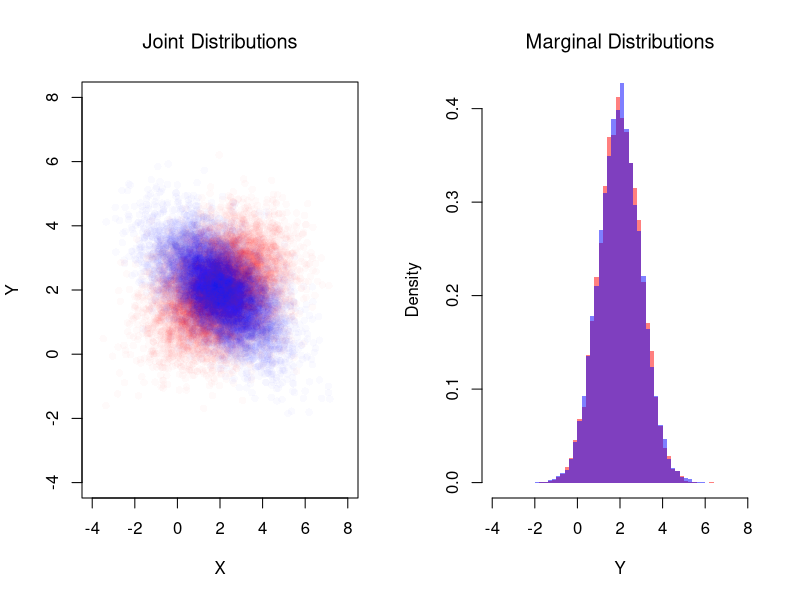
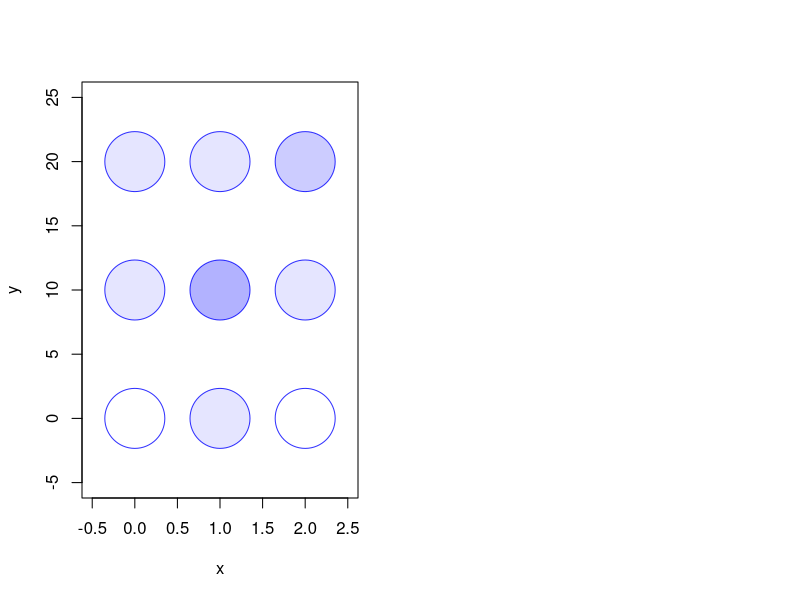

Here is the R script that generated these plots, in order:
## ---- chunk 1
# Create a 2x2 matrix for the joint distribution.
# Rows correspond to X (coin 1), and columns correspond to Y (coin 2).
probs <- c(0.25, 0.25, 0.25, 0.25) # Fair coin
P_xy <- matrix( probs, nrow = 2, ncol = 2)
rownames(P_xy) <- c('Y=0', 'Y=1')
colnames(P_xy) <- c('X=0', 'X=1')
P_xy

# Draw N bivariate observations
N <- 500
xy_vals <- expand.grid(y = 0:1, x = 0:1)
draws <- sample(nrow(xy_vals), N, replace = TRUE, prob = P_xy)
x_sim <- xy_vals[draws, 'x']
y_sim <- xy_vals[draws, 'y']

# With enough draws, empirical frequencies approach the true probabilities
table(y_sim, x_sim) / N
P_xy
## ---- chunk 2
# Compute the marginal distributions.
# Marginal for X: sum across columns.
P_x <- colSums(P_xy)
P_x
# Marginal for Y: sum across rows.
P_y <- rowSums(P_xy)
P_y

# Compute the conditional probabilities Prob(Y | X).
PY_x <- matrix(0, nrow = 2, ncol = 2)
for (j in c(1, 2)) {
  PY_x[, j] <- P_xy[, j] / P_x[j]
}
rownames(PY_x) <- c('Y=0', 'Y=1')
colnames(PY_x) <- c('given X=0', 'given X=1')
PY_x
## ---- chunk 3
# Create the joint distribution matrix for the unfair coin case.
probs <- c(0.5, 0, 0, 0.5) # unfair coin

P_xy <- matrix( probs, nrow = 2, ncol = 2)
rownames(P_xy) <- c('Y=0', 'Y=1')
colnames(P_xy) <- c('X=0', 'X=1')
P_xy


# Compute the marginal distributions.
# Marginal for X: sum across columns.
P_x <- colSums(P_xy)
P_x
# Marginal for Y: sum across rows.
P_y <- rowSums(P_xy)
P_y

# Compute the conditional probabilities Prob(Y | X).
PY_x <- matrix(0, nrow = 2, ncol = 2)
for (j in c(1, 2)) {
  PY_x[, j] <- P_xy[, j] / P_x[j]
}
rownames(PY_x) <- c('Y=0', 'Y=1')
colnames(PY_x) <- c('given X=0', 'given X=1')
PY_x
## ---- chunk 4
probs <- c(0.4, 0.2, 0.1, 0.3)
P_xy <- matrix(probs, nrow = 2,
  dimnames = list(c('Y=0', 'Y=1'), c('X=0', 'X=1')))

# Draw N bivariate observations
xy_vals <- expand.grid(y = 0:1, x = 0:1)
N <- 500
draws <- sample(nrow(xy_vals), N, replace = TRUE, prob = P_xy)
x_sim <- xy_vals[draws, 'x']
y_sim <- xy_vals[draws, 'y']

table(y_sim, x_sim) / N
P_xy
## ---- chunk 5
library(mvtnorm)

# Simulate Bivariate Data
N <- 10000
Mu <- c(2, 2) ## Means

Sigma1 <- matrix(c(2, -.8, -.8, 1), 2, 2) ## CoVariance Matrix 1
xy1_sim <- rmvnorm(N, Mu, Sigma1)
colnames(xy1_sim) <- c('x_sim', 'y_sim')

Sigma2 <- matrix(c(2, .4, .4, 1), 2, 2) ## CoVariance Matrix 2
xy2_sim <- rmvnorm(N, Mu, Sigma2)
colnames(xy2_sim) <- c('x_sim', 'y_sim')

par(mfrow=c(1, 2))
## Different diagonals
plot(xy2_sim, col=rgb(1, 0, 0, 0.02), pch=16,
    main=NA,
    ylim=c(-4, 8), xlim=c(-4, 8),
    xlab='X', ylab='Y')
title('Joint Distributions', font.main=1)
points(xy1_sim, col=rgb(0, 0, 1, 0.02), pch=16)
## Same marginal distributions
xbks <- seq(-4, 8, by=.2)
hist(xy2_sim[, 2], col=rgb(1, 0, 0, 0.5),
    breaks=xbks, border=NA, freq=FALSE,
    xlab='Y',
    main=NA)
title('Marginal Distributions', font.main=1)
hist(xy1_sim[, 2], col=rgb(0, 0, 1, 0.5),
    add=TRUE, breaks=xbks, border=NA, freq=FALSE)
## ---- chunk 6
# Make a Probability Table
x <- c(0, 1, 2)
y <- c(0, 10, 20)
P_xy <- matrix(c(
    0.0, 0.1, 0.0,
    0.1, 0.3, 0.1,
    0.1, 0.1, 0.2
), nrow=3, ncol=3, byrow=TRUE)
rownames(P_xy) <- paste0('y=', y)
colnames(P_xy) <-  paste0('x=', x)
P_xy

# Plot joint distribution
prob_table <- expand.grid(x=x, y=y)
prob_table[, 'probabilities'] <- as.vector(t(P_xy))
plot(prob_table[, 'x'], prob_table[, 'y'],
     xlim=c(-0.5, 2.5), ylim=c(-5, 25),
     pch=21, cex=8, col=rgb(0, 0, 1, .8),
     bg=rgb(0, 0, 1, prob_table[, 'probabilities']),
     main=NA, xlab='x', ylab='y')
## ---- chunk 7
# Compute Marginals
P_x <- colSums(P_xy) #Prob(X_i=x)
P_y <- rowSums(P_xy) #Prob(Y_i=y)

# Compute the conditional probabilities Prob(Y_i=y | X_i=x).
PY_x <- matrix(0, nrow = 3, ncol = 3)
for (j in seq(ncol(P_xy)) ) {
  PY_x[, j] <- P_xy[, j] / P_x[j]
}
rownames(PY_x) <- paste0('Y=', y)
colnames(PY_x) <- paste0('given X=', x)
PY_x

# Computational Shortcut: PY_x <- t( t(P_xy) / P_x )

# Conditional expectation E[Y_i|X_i=x]
EY_x <- colSums(PY_x * y)
EY_x

# Contrast with Grand Means
EX <- sum(x * P_x)
EY <- sum(y * P_y)
EY

# E[X_i|Y_i=y]
# PX_y <- P_xy / P_y  #Prob(X_i=x | Y_i=y)
# EX_y <- colSums(PX_y * x)
## ---- chunk 8
# Compute Covariance
dxy_grid <- expand.grid(dy=y-EY, dx=x-EX)[, c(2, 1)]
dxy_grid[, 'p'] <- as.vector(P_xy)
dxy_grid[, 'contribution'] <- dxy_grid[, 'dx'] * dxy_grid[, 'dy'] * dxy_grid[, 'p']
CovXY <- sum(dxy_grid[, 'contribution'])
CovXY

# Compute Variances
VX <- sum( (x-EX)^2 * P_x)
SX <- sqrt(VX)
VY <- sum( (y-EY)^2 * P_y)
SY <- sqrt(VY)

# Compute Correlation
CorXY <- CovXY / (SX * SY)
CorXY
## ---- chunk 9
# Regression coefficient: covariance over variance of X
CovXY / VX
